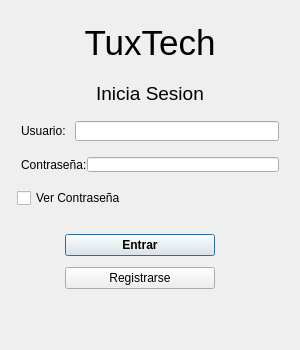
<?xml version="1.0" encoding="UTF-8"?>
<ui version="4.0">
 <class>vtnLogin</class>
 <widget class="QDialog" name="vtnLogin">
  <property name="geometry">
   <rect>
    <x>0</x>
    <y>0</y>
    <width>300</width>
    <height>350</height>
   </rect>
  </property>
  <property name="minimumSize">
   <size>
    <width>250</width>
    <height>300</height>
   </size>
  </property>
  <property name="maximumSize">
   <size>
    <width>300</width>
    <height>350</height>
   </size>
  </property>
  <property name="font">
   <font>
    <family>Segoe UI</family>
   </font>
  </property>
  <property name="windowTitle">
   <string>Login</string>
  </property>
  <property name="styleSheet">
   <string notr="true"/>
  </property>
  <property name="modal">
   <bool>false</bool>
  </property>
  <layout class="QVBoxLayout" name="verticalLayout_2">
   <item>
    <layout class="QVBoxLayout" name="verticalLayout">
     <item>
      <spacer name="verticalSpacer_4">
       <property name="orientation">
        <enum>Qt::Orientation::Vertical</enum>
       </property>
       <property name="sizeType">
        <enum>QSizePolicy::Policy::Fixed</enum>
       </property>
       <property name="sizeHint" stdset="0">
        <size>
         <width>20</width>
         <height>10</height>
        </size>
       </property>
      </spacer>
     </item>
     <item>
      <widget class="QLabel" name="label_3">
       <property name="maximumSize">
        <size>
         <width>350</width>
         <height>50</height>
        </size>
       </property>
       <property name="font">
        <font>
         <family>Segoe UI</family>
         <pointsize>26</pointsize>
        </font>
       </property>
       <property name="layoutDirection">
        <enum>Qt::LayoutDirection::RightToLeft</enum>
       </property>
       <property name="text">
        <string>TuxTech</string>
       </property>
       <property name="textFormat">
        <enum>Qt::TextFormat::AutoText</enum>
       </property>
       <property name="alignment">
        <set>Qt::AlignmentFlag::AlignCenter</set>
       </property>
      </widget>
     </item>
     <item>
      <widget class="QLabel" name="label_4">
       <property name="font">
        <font>
         <family>Arial</family>
         <pointsize>14</pointsize>
        </font>
       </property>
       <property name="layoutDirection">
        <enum>Qt::LayoutDirection::LeftToRight</enum>
       </property>
       <property name="text">
        <string>Inicia Sesion</string>
       </property>
       <property name="alignment">
        <set>Qt::AlignmentFlag::AlignCenter</set>
       </property>
      </widget>
     </item>
     <item>
      <layout class="QHBoxLayout" name="horizontalLayout">
       <property name="leftMargin">
        <number>10</number>
       </property>
       <property name="rightMargin">
        <number>10</number>
       </property>
       <item>
        <widget class="QLabel" name="label">
         <property name="maximumSize">
          <size>
           <width>290</width>
           <height>20</height>
          </size>
         </property>
         <property name="font">
          <font>
           <family>Segoe UI</family>
          </font>
         </property>
         <property name="text">
          <string>Usuario: </string>
         </property>
         <property name="alignment">
          <set>Qt::AlignmentFlag::AlignLeading|Qt::AlignmentFlag::AlignLeft|Qt::AlignmentFlag::AlignVCenter</set>
         </property>
        </widget>
       </item>
       <item>
        <widget class="QLineEdit" name="txtUser">
         <property name="minimumSize">
          <size>
           <width>50</width>
           <height>0</height>
          </size>
         </property>
         <property name="maximumSize">
          <size>
           <width>290</width>
           <height>20</height>
          </size>
         </property>
        </widget>
       </item>
      </layout>
     </item>
     <item>
      <spacer name="verticalSpacer_2">
       <property name="orientation">
        <enum>Qt::Orientation::Vertical</enum>
       </property>
       <property name="sizeType">
        <enum>QSizePolicy::Policy::Fixed</enum>
       </property>
       <property name="sizeHint" stdset="0">
        <size>
         <width>20</width>
         <height>10</height>
        </size>
       </property>
      </spacer>
     </item>
     <item>
      <layout class="QHBoxLayout" name="horizontalLayout_2" stretch="0,0">
       <property name="spacing">
        <number>0</number>
       </property>
       <property name="sizeConstraint">
        <enum>QLayout::SizeConstraint::SetDefaultConstraint</enum>
       </property>
       <property name="leftMargin">
        <number>10</number>
       </property>
       <property name="topMargin">
        <number>0</number>
       </property>
       <property name="rightMargin">
        <number>10</number>
       </property>
       <property name="bottomMargin">
        <number>0</number>
       </property>
       <item>
        <widget class="QLabel" name="label_2">
         <property name="maximumSize">
          <size>
           <width>290</width>
           <height>20</height>
          </size>
         </property>
         <property name="font">
          <font>
           <family>Segoe UI</family>
          </font>
         </property>
         <property name="text">
          <string>Contraseña:</string>
         </property>
         <property name="alignment">
          <set>Qt::AlignmentFlag::AlignBottom|Qt::AlignmentFlag::AlignLeading|Qt::AlignmentFlag::AlignLeft</set>
         </property>
        </widget>
       </item>
       <item>
        <widget class="QLineEdit" name="txtPassword">
         <property name="minimumSize">
          <size>
           <width>20</width>
           <height>0</height>
          </size>
         </property>
         <property name="maximumSize">
          <size>
           <width>290</width>
           <height>15</height>
          </size>
         </property>
         <property name="layoutDirection">
          <enum>Qt::LayoutDirection::RightToLeft</enum>
         </property>
         <property name="echoMode">
          <enum>QLineEdit::EchoMode::Password</enum>
         </property>
        </widget>
       </item>
      </layout>
     </item>
     <item>
      <spacer name="verticalSpacer_3">
       <property name="orientation">
        <enum>Qt::Orientation::Vertical</enum>
       </property>
       <property name="sizeType">
        <enum>QSizePolicy::Policy::Fixed</enum>
       </property>
       <property name="sizeHint" stdset="0">
        <size>
         <width>20</width>
         <height>10</height>
        </size>
       </property>
      </spacer>
     </item>
     <item>
      <layout class="QHBoxLayout" name="horizontalLayout_3">
       <property name="leftMargin">
        <number>6</number>
       </property>
       <item>
        <widget class="QCheckBox" name="chbVerPassword">
         <property name="text">
          <string>Ver Contraseña</string>
         </property>
         <property name="checked">
          <bool>false</bool>
         </property>
         <property name="tristate">
          <bool>false</bool>
         </property>
        </widget>
       </item>
      </layout>
     </item>
     <item>
      <layout class="QVBoxLayout" name="verticalLayout_3">
       <property name="leftMargin">
        <number>0</number>
       </property>
       <property name="topMargin">
        <number>20</number>
       </property>
       <property name="rightMargin">
        <number>20</number>
       </property>
       <property name="bottomMargin">
        <number>50</number>
       </property>
       <item alignment="Qt::AlignmentFlag::AlignHCenter">
        <widget class="QPushButton" name="btnEntrar">
         <property name="minimumSize">
          <size>
           <width>150</width>
           <height>20</height>
          </size>
         </property>
         <property name="maximumSize">
          <size>
           <width>175</width>
           <height>30</height>
          </size>
         </property>
         <property name="font">
          <font>
           <family>Segoe UI</family>
           <bold>true</bold>
          </font>
         </property>
         <property name="contextMenuPolicy">
          <enum>Qt::ContextMenuPolicy::DefaultContextMenu</enum>
         </property>
         <property name="layoutDirection">
          <enum>Qt::LayoutDirection::LeftToRight</enum>
         </property>
         <property name="text">
          <string>Entrar</string>
         </property>
         <property name="icon">
          <iconset resource="icon_resources.qrc">
           <normaloff>:/iconos/enter.svg</normaloff>:/iconos/enter.svg</iconset>
         </property>
        </widget>
       </item>
       <item>
        <spacer name="verticalSpacer">
         <property name="orientation">
          <enum>Qt::Orientation::Vertical</enum>
         </property>
         <property name="sizeType">
          <enum>QSizePolicy::Policy::Fixed</enum>
         </property>
         <property name="sizeHint" stdset="0">
          <size>
           <width>20</width>
           <height>5</height>
          </size>
         </property>
        </spacer>
       </item>
       <item alignment="Qt::AlignmentFlag::AlignHCenter">
        <widget class="QPushButton" name="btnRegistrar">
         <property name="minimumSize">
          <size>
           <width>150</width>
           <height>20</height>
          </size>
         </property>
         <property name="maximumSize">
          <size>
           <width>175</width>
           <height>30</height>
          </size>
         </property>
         <property name="font">
          <font>
           <family>Segoe UI</family>
          </font>
         </property>
         <property name="text">
          <string>Registrarse</string>
         </property>
         <property name="icon">
          <iconset resource="icon_resources.qrc">
           <normaloff>:/iconos/add.svg</normaloff>:/iconos/add.svg</iconset>
         </property>
        </widget>
       </item>
      </layout>
     </item>
    </layout>
   </item>
  </layout>
 </widget>
 <resources>
  <include location="icon_resources.qrc"/>
 </resources>
 <connections/>
</ui>
